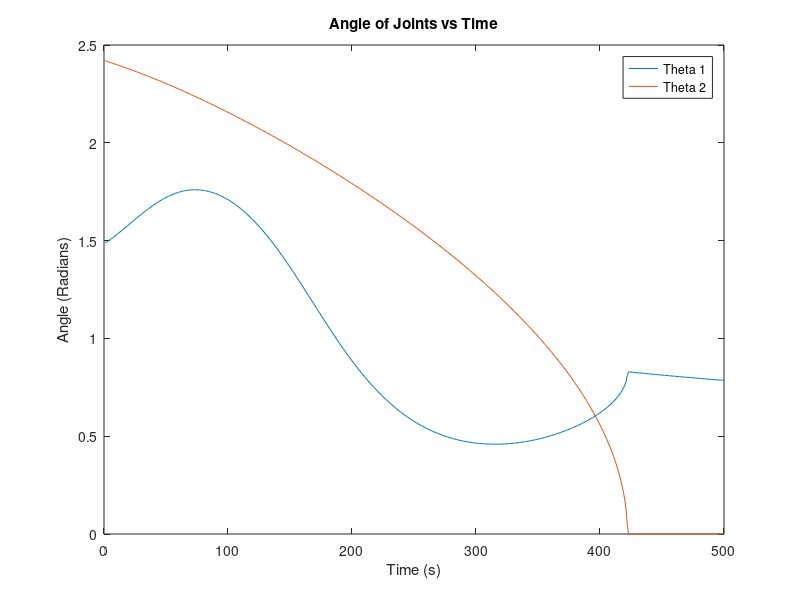
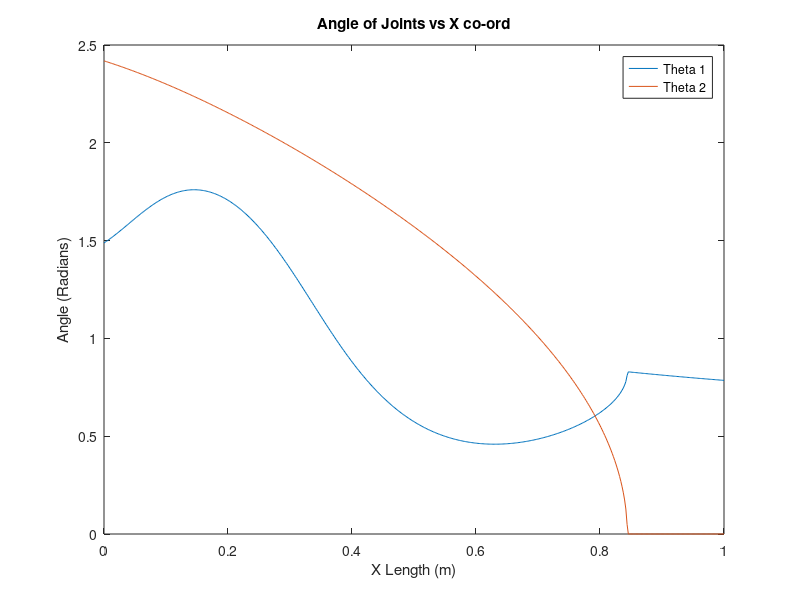

Here is the MATLAB script that generated these plots, in order:
%Code to plot theta angles of arms of a 2 DOF Robot Arm
%By Nicholas Barrett
clc;close all;
x=linspace(0,1,500)
y=linspace(.5,1,500)
a1=.75;
a2=.5;
t=1:500;
for i = 1:500
D(1,i)=((x(1,i)^2)+(y(1,i)^2)-(a1)^2 - (a2)^2)/(2*a1*a2);
theta2(1,i)=acos(D(1,i));
theta1(1,i)=atan(y(1,i)/x(1,i)) - atan(a2*sin(theta2(1,i)/(a1 + a2*cos(theta2(1,i)))));
end
plot(t,theta1,t,theta2)
hold on
legend('Theta 1','Theta 2');
xlabel('Time (s)');
ylabel('Angle (Radians)');
title('Angle of Joints vs Time');
figure
plot(x,theta1(1:500),x,theta2(1:500))
xarm1=a1*cos(theta1);
yarm1=a1*sin(theta1);
legend('Theta 1','Theta 2');
xlabel('X Length (m)');
ylabel('Angle (Radians)');
title('Angle of Joints vs X co-ord');
